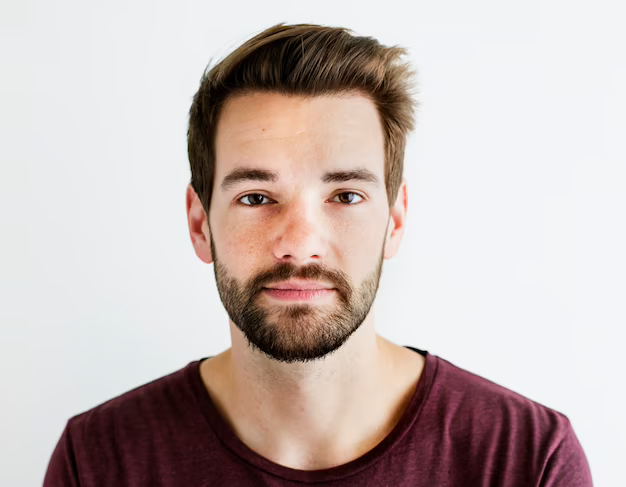
#> input picture faces/img.png, 626 x 487 px; its folder holds only this picture in this run
$ python facedatabase.py
#> lines starting #> are read from the running program, lines starting #| are printed output that depends on the picture
import cv2
import os

class FaceDetector:
    def __init__(self, input_dir, output_dir):
        self.input_dir = input_dir
        self.output_dir = output_dir
        self.face_cascade = cv2.CascadeClassifier(cv2.data.haarcascades + 'haarcascade_frontalface_default.xml')


    def detect_faces(self):
        # Create the output directory if it doesn't exist
        if not os.path.exists(self.output_dir):
            os.mkdir(self.output_dir)

        # Loop over each image in the input directory
        for filename in os.listdir(self.input_dir):
            # Skip non-image files
            if not filename.lower().endswith(('.png', '.jpg', '.jpeg', '.bmp')):
                continue

            # Load the input image
            img_path = os.path.join(self.input_dir, filename)
            img = cv2.imread(img_path)
#> img is the input picture: shape (487, 626, 3); mean B, G, R 181.1, 184.4, 197.9

            # Convert the image to grayscale
            gray = cv2.cvtColor(img, cv2.COLOR_BGR2GRAY)
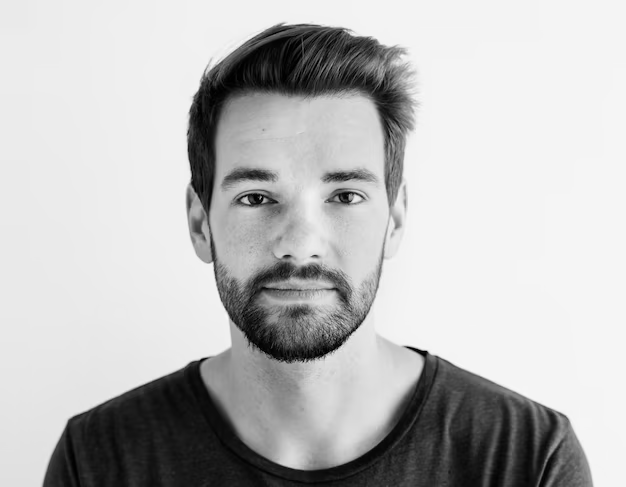
#> gray: shape (487, 626); min 0, max 251, mean 188.2

            # Detect faces in the image
            faces = self.face_cascade.detectMultiScale(gray, scaleFactor=1.1, minNeighbors=5, minSize=(30, 30))
#> faces = [[172, 92, 264, 264]]

            # Crop the faces and save them in the output directory
            for i, (x, y, w, h) in enumerate(faces):
                face_img = img[y:y+h, x:x+w]
                output_path = os.path.join(self.output_dir, f"{os.path.splitext(filename)[0]}.jpg")
                cv2.imwrite(output_path, face_img)
#> this loop made 1 pass
#> pass 1, in detect_faces, `face_img = img[y:y+h, x:x+w]`:
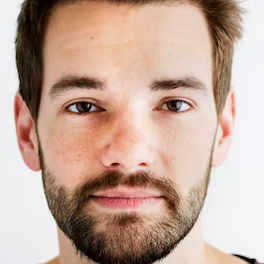
#> face_img: shape (264, 264, 3); mean B, G, R 154.6, 168.7, 196.1

            # # Display the original image with detected faces
            # for (x, y, w, h) in faces:
            #     cv2.rectangle(img, (x, y), (x+w, y+h), (0, 255, 0), 2)
            #
            # # Save the image with detected faces in the input directory
            # output_path = os.path.join(self.input_dir, f"{os.path.splitext(filename)[0]}_detected.jpg")
            # cv2.imwrite(output_path, img)

        cv2.destroyAllWindows()

# Initialize the face detector object
fd = FaceDetector(input_dir='faces', output_dir='cropped_faces')

# Call the detect_faces method to detect faces in the input images and save the cropped faces in the output directory
fd.detect_faces()

$ run again, on faces/img_3.png
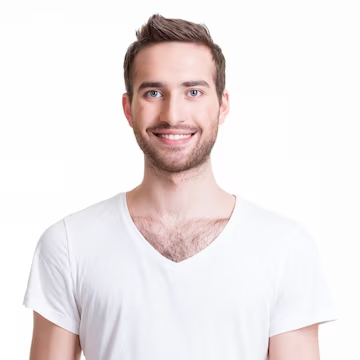
#> input picture faces/img_3.png, 360 x 360 px
#> in detect_faces, img is the input picture: shape (360, 360, 3); mean B, G, R 232.1, 231.8, 238.5
#> in detect_faces, `gray = cv2.cvtColor(img, cv2.COLOR_BGR2GRAY)`:
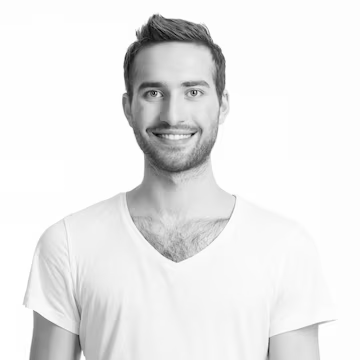
#> gray: shape (360, 360); min 1, max 255, mean 233.8
#> faces = [[118, 47, 112, 112]]
#> the loop in detect_faces, `for i, (x, y, w, h) in enumerate(faces):` made 1 pass
#> pass 1, in detect_faces, `face_img = img[y:y+h, x:x+w]`:
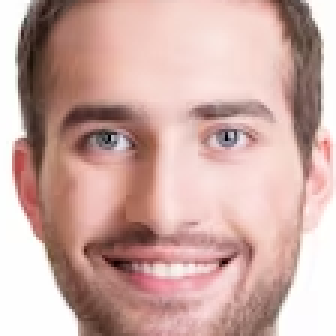
#> face_img: shape (112, 112, 3) (shown 3 times larger); mean B, G, R 164.7, 171, 205.2
